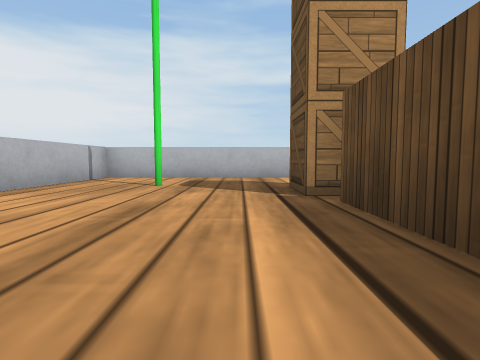
View 1 (above)

24 first-person views from a walk through a world built for the Webots simulator. The camera is 0.23 m above the floor, tilts 4° down and sees 80° across. The floor is counted in squares, 0.5 m on a side. Each view is taken from the middle of a square. On the plan, view 1 faces up. The plan holds only what a view shows up to about 9 squares ahead; the rest is blank. The robots in the file are not drawn. Webots' stock objects and surfaces are drawn as simple stand-ins.

View 2
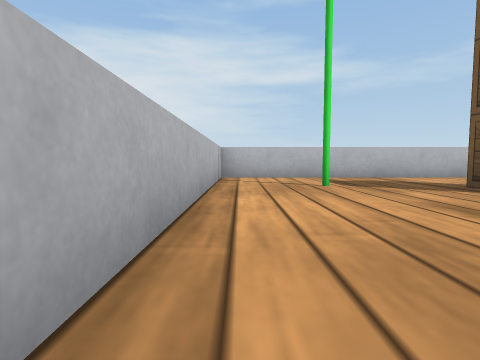

View 3
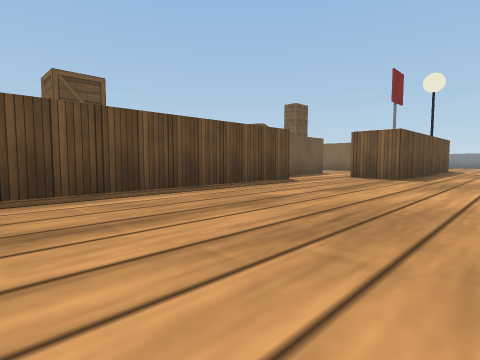

View 4
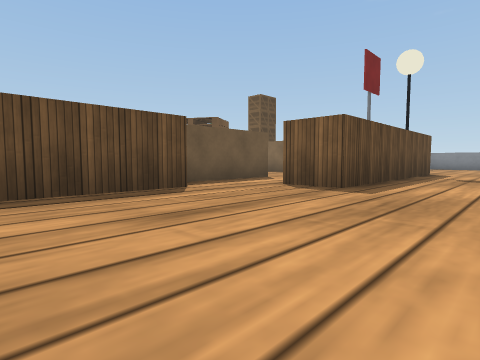

View 5
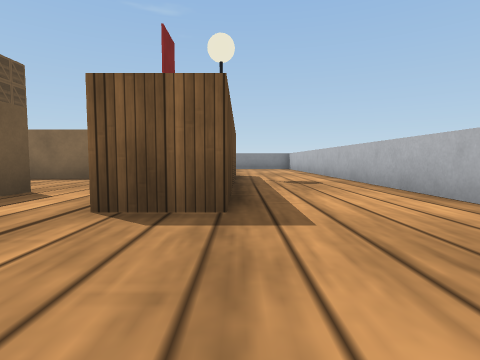

View 6
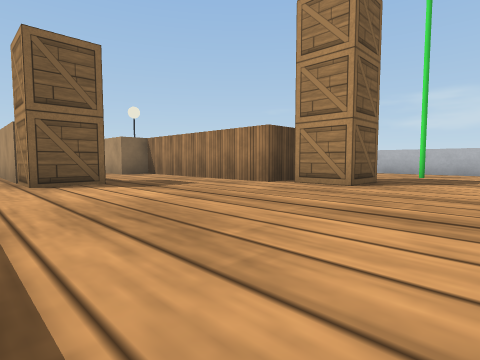

View 7
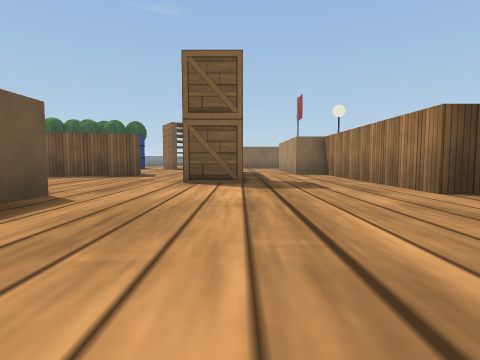

View 8
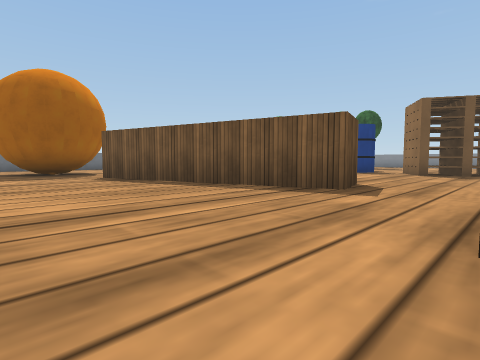

View 9
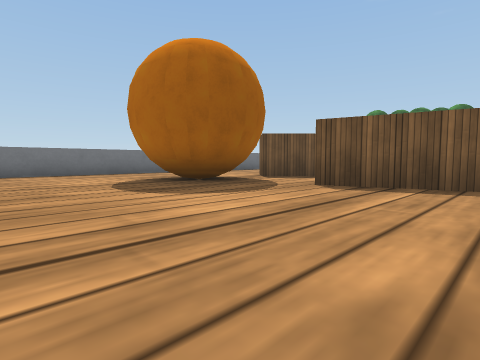

View 10
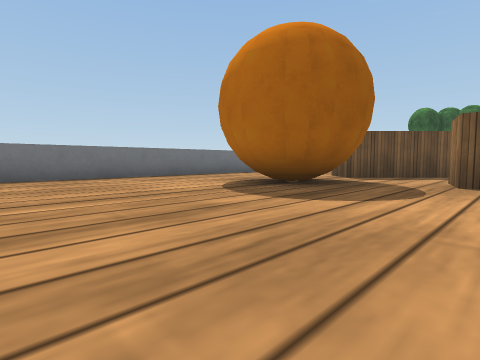

View 11
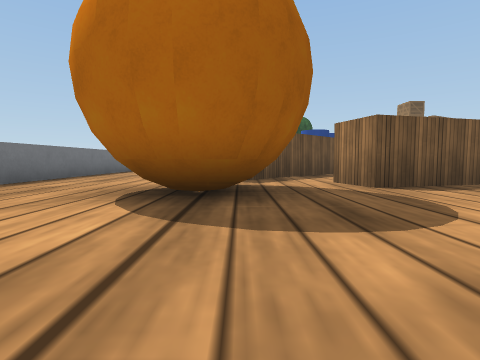

View 12
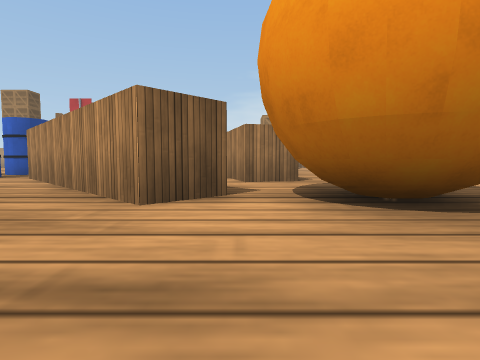

View 13
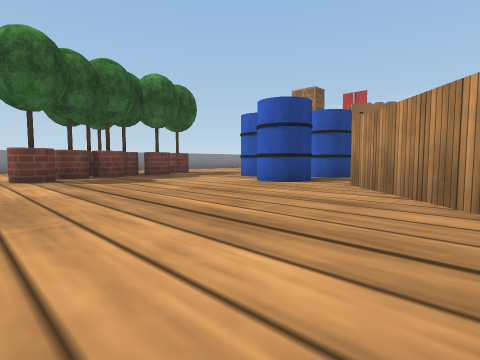

View 14
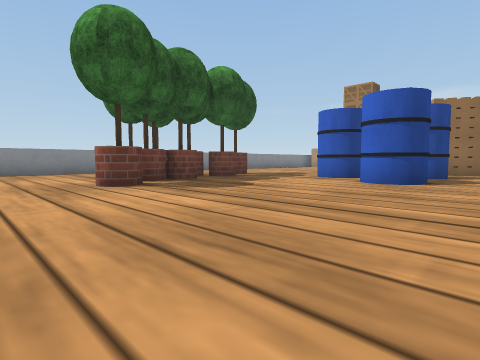

View 15
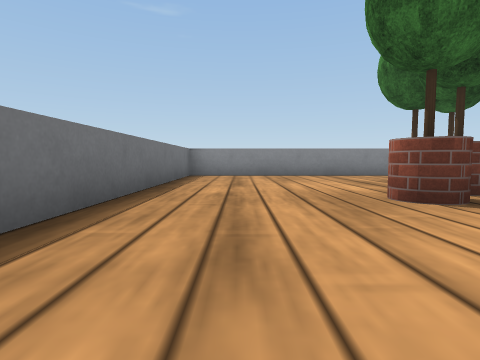

View 16
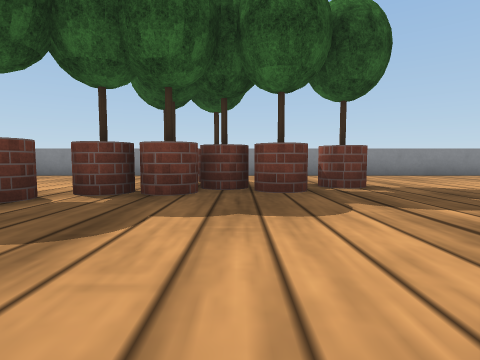

View 17
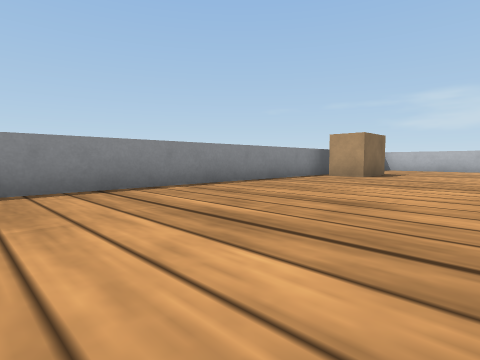

View 18
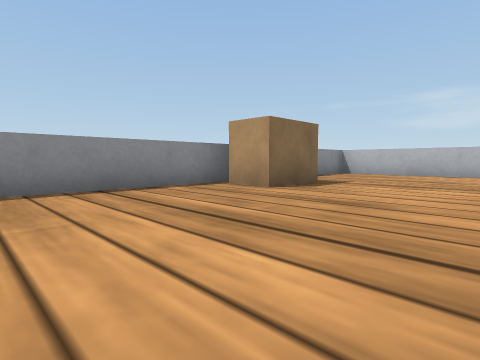

View 19
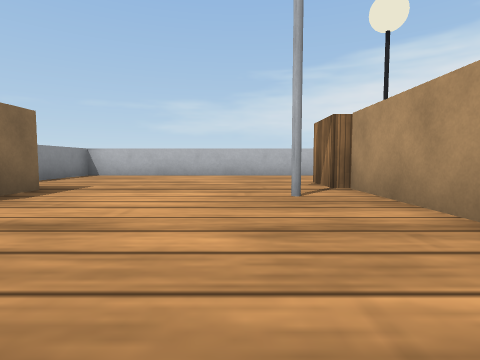

View 20
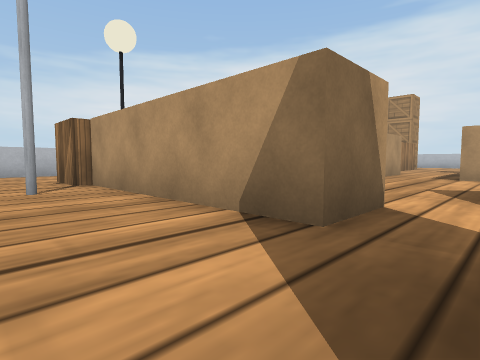

View 21
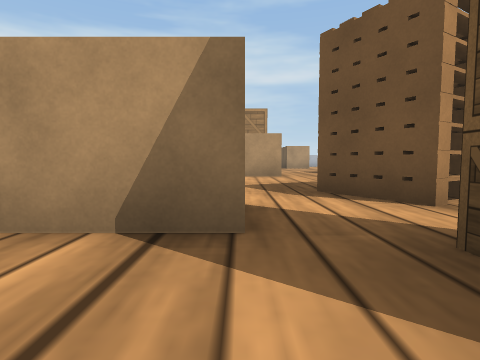

View 22
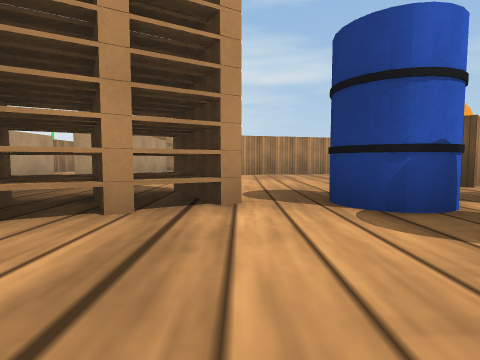

View 23
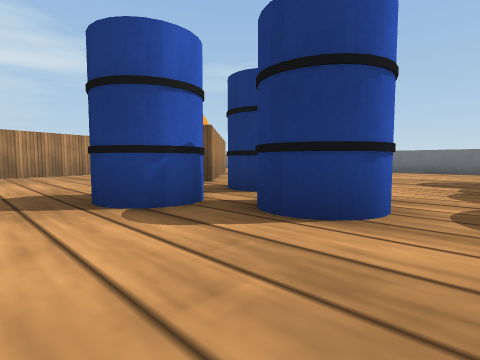

View 24
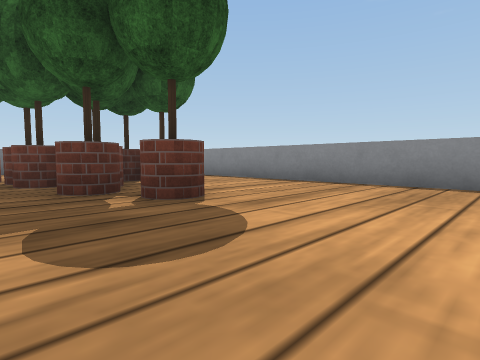

### Floor plan
Points are (right, up) in squares from view 1. A wall is a line through its corners. A room is listed if a view was taken in it or the views show most of it. See-through windows are left out.
Room 1 (views 1, 2, 3, 4, 5, 6, 7, 8, 9, 10, 11, 12)
walls: (7.5, 3.2) (7.5, 4.1); (6.2, 0) (6.2, -2.5); (8.3, -2.4) (8, -1.3) (13.8, 0.3) (14.1, -0.9); (3.2, -2) (3.2, -3.9); (3, 7.5) (-3.5, 7.5) (-3.5, 0.5); (1.1, -2.9) (1.1, 3.2) (2.3, 3.2) (2.3, -2); (2, -6.1) (2, -3.4); (16.3, -1.2) (17.1, -2); (-3.5, -4.9) (-3.5, -11.6); (20.5, -4) (20.5, 5.4); (-0.9, -10.5) (-0.9, -4.5) (0.4, -4.5)
ways out: opening at (-2.5, -10.5) to room 2; opening at (1, -5.5) to room 2; opening at (5.5, -3) to room 2; opening at (15, -1) to room 2; opening at (19, -2.3) to room 2; gap at (16, -1)
objects: floor lamp (-1, -9); pole (-1, 5); wooden box (1, 4) to (2, 5); wooden box (5, 1) to (6, 1); ball (15, 0) to (18, 2)
Room 2 (views 13, 14, 15, 16, 17, 18, 19, 20, 21, 22, 23, 24)
walls: (13.4, -4.1) (16.3, -1.2); (6.2, -4) (4.9, -4); (6.2, -2.5) (6.2, -3.5); (0.4, -10.5) (-0.9, -10.5); (14.1, -0.9) (9, -2.3); (1.6, -16.5) (20.5, -16.5) (20.5, -9.6); (17.1, -2) (12.8, -6.3); (-3.5, -11.6) (-3.5, -16.5) (-1.4, -16.5)
ways out: opening at (-2.5, -10.5) to room 1; opening at (1, -5.5) to room 1; opening at (5.5, -3) to room 1; opening at (15, -1) to room 1; opening at (19, -2.3) to room 1
objects: cardboard box (1, -16) to (2, -15); road sign (1, -11); cardboard box (1, -10) to (5, -9); wooden box (6, -11) to (7, -11); stack of pallets (6, -9) to (9, -7); barrel (10, -8) to (11, -8); barrel (11, -10) to (12, -9); potted tree (12, -13); barrel (12, -8) to (13, -8); potted tree (13, -12); potted tree (14, -14) to (15, -14); potted tree (14, -13) to (14, -12); potted tree (15, -13); potted tree (15, -12); potted tree (16, -14); potted tree (16, -12); potted tree (17, -11)

Where each view was taken, in squares from view 1:
view 1: 0 up, 0 right, facing up
view 2: 0 up, 3 left, facing up
view 3: 3 up, 3 left, facing down-right
view 4: 0 up, 3 left, facing down-right
view 5: 2 down, 1 left, facing down
view 6: 7 up, 7 right, facing down-left
view 7: 7 up, 5 right, facing down
view 8: 3 up, 6 right, facing down-right
view 9: 5 up, 11 right, facing down-right
view 10: 6 up, 13 right, facing down-right
view 11: 5 up, 16 right, facing down
view 12: 1 down, 20 right, facing left
view 13: 4 down, 18 right, facing down-left
view 14: 6 down, 19 right, facing down-left
view 15: 8 down, 19 right, facing down
view 16: 8 down, 14 right, facing down
view 17: 12 down, 10 right, facing down-left
view 18: 12 down, 6 right, facing down-left
view 19: 12 down, 5 right, facing left
view 20: 12 down, 6 right, facing up-left
view 21: 12 down, 5 right, facing up
view 22: 11 down, 9 right, facing up
view 23: 11 down, 9 right, facing up-right
view 24: 11 down, 9 right, facing down-right
